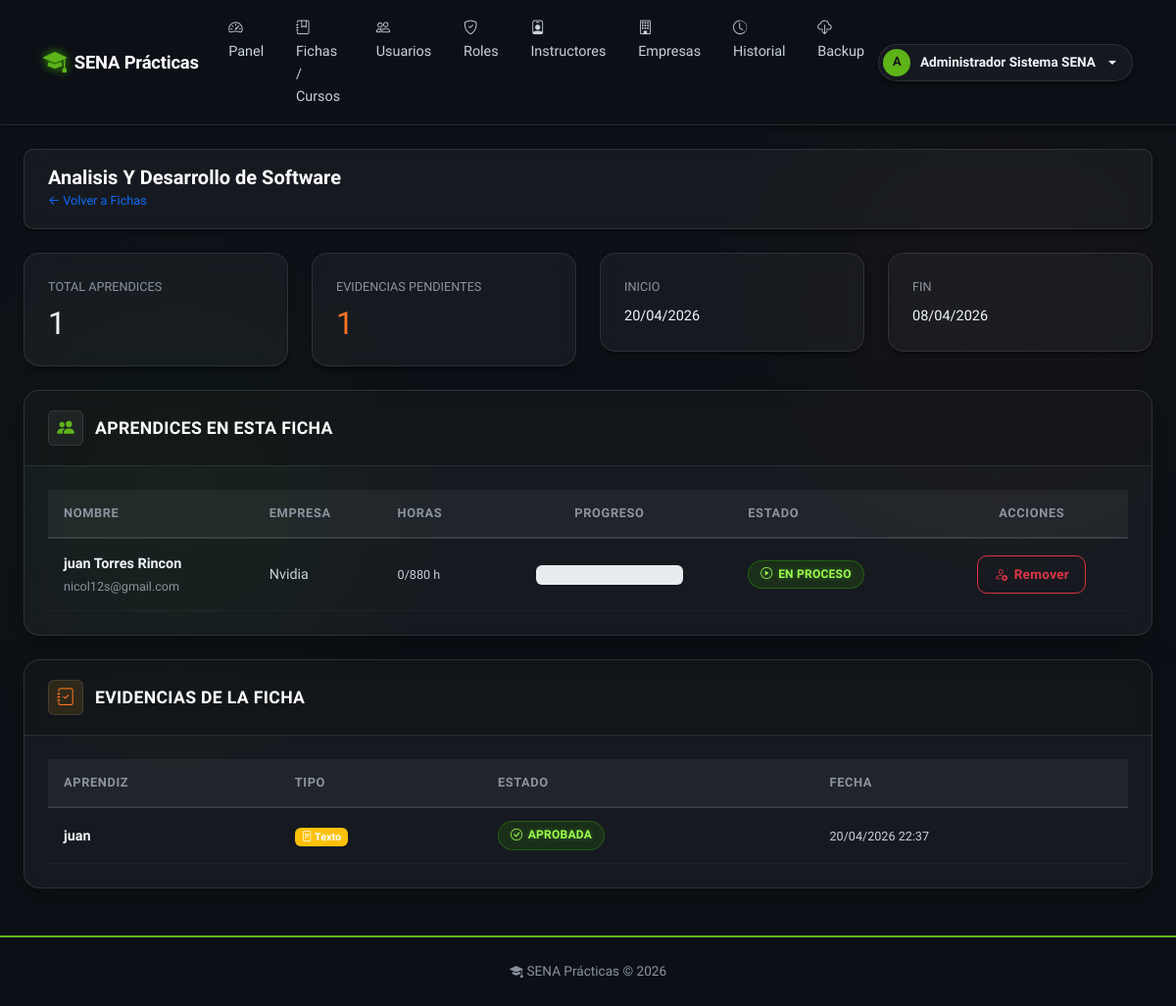
/admin/fichas/1/detalle (signed in), run on an earlier commit of the app's database.
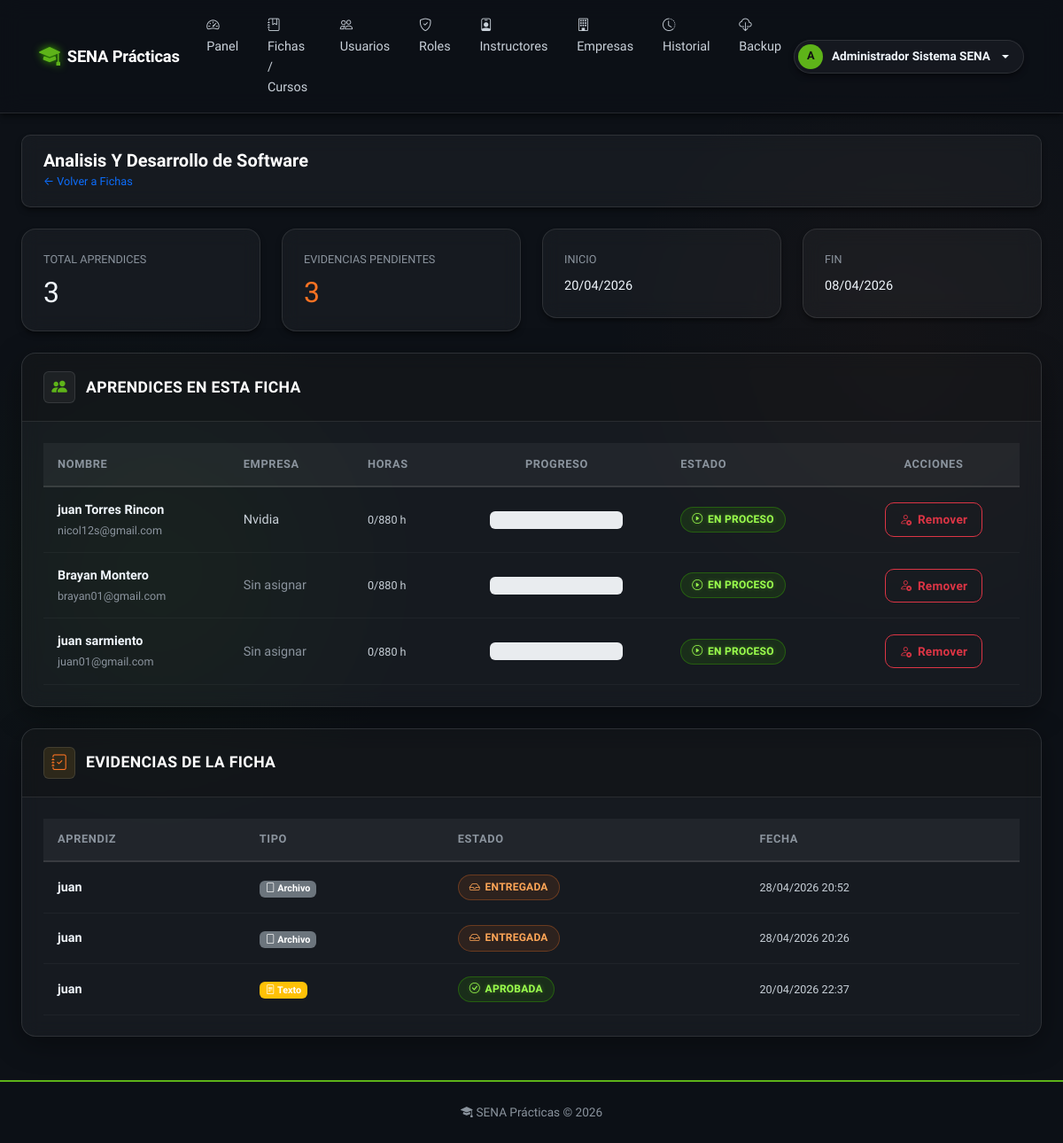
And on a later commit of the database.
### app/models/aprendiz.py (models this page shows)
class Aprendiz(db.Model):
    __tablename__ = 'aprendiz'
    id_aprendiz      = db.Column(db.Integer, primary_key=True)
    id_usuario       = db.Column(db.Integer, db.ForeignKey('usuario.id_usuario'), unique=True, nullable=False)
    id_empresa       = db.Column(db.Integer, db.ForeignKey('empresa.id_empresa'), nullable=True)
    ficha            = db.Column(db.String(30))
    estado_practica  = db.Column(db.String(30), default='En proceso')
    horas_requeridas = db.Column(db.Integer, default=0)
    horas_cumplidas  = db.Column(db.Integer, default=0)
    usuario          = db.relationship('Usuario', back_populates='aprendiz')
    empresa          = db.relationship('Empresa', backref='aprendices')
    cursos           = db.relationship('CursoAprendiz', back_populates='aprendiz')
    evidencias       = db.relationship('Evidencia', back_populates='aprendiz')
    progreso         = db.relationship('ProgresoAprendiz', back_populates='aprendiz')
    backup           = db.relationship('AprendizBackup', back_populates='aprendiz', uselist=False)

### app/models/usuario.py (models this page shows, shortened)
class Usuario(db.Model, UserMixin):
    __tablename__ = 'usuario'
    id_usuario       = db.Column(db.Integer, primary_key=True)
    tipo_documento   = db.Column(db.String(20))
    numero_documento = db.Column(db.String(30))
    nombres          = db.Column(db.String(100), nullable=False)
    apellidos        = db.Column(db.String(100), nullable=False)
    correo           = db.Column(db.String(100), unique=True, nullable=False)
    telefono         = db.Column(db.String(20))
    password_hash    = db.Column(db.String(255), nullable=False)
    estado           = db.Column(db.Boolean, default=True)
    fecha_creacion   = db.Column(db.DateTime, default=lambda: datetime.now(timezone.utc))
    roles            = db.relationship('UsuarioRol', back_populates='usuario')
    instructor       = db.relationship('Instructor', back_populates='usuario', uselist=False)
    aprendiz         = db.relationship('Aprendiz', back_populates='usuario', uselist=False)
    historial        = db.relationship('HistorialCambios', back_populates='usuario')
    notificaciones   = db.relationship('Notificacion', back_populates='usuario')

### app/models/empresa.py (models this page shows)
class Empresa(db.Model):
    __tablename__ = 'empresa'
    id_empresa        = db.Column(db.Integer, primary_key=True)
    nombre            = db.Column(db.String(150), nullable=False)
    nit               = db.Column(db.String(50))
    direccion         = db.Column(db.Text)
    telefono          = db.Column(db.String(20))
    contacto          = db.Column(db.String(100))  # email de contacto
    persona_contacto  = db.Column(db.String(100))  # nombre del encargado
    activa            = db.Column(db.Boolean, default=True)

### app/models/evidencia.py (models this page shows)
class Evidencia(db.Model):
    __tablename__ = 'evidencia'
    id_evidencia   = db.Column(db.Integer, primary_key=True)
    id_aprendiz    = db.Column(db.Integer, db.ForeignKey('aprendiz.id_aprendiz'), nullable=False)
    tipo           = db.Column(db.Enum('archivo', 'enlace', 'texto'), nullable=False)
    contenido      = db.Column(db.Text)
    fecha_entrega  = db.Column(db.DateTime, default=lambda: datetime.now(timezone.utc))
    estado         = db.Column(db.Enum('Entregada', 'Revisada', 'Aprobada', 'No Aprobada'))
    observaciones  = db.Column(db.Text)
    bitacora       = db.Column(db.String(25))
    actas          = db.Column(db.String(25))
    aprendiz       = db.relationship('Aprendiz', back_populates='evidencias')

### app/routes/admin.py (the view)
@bp.route('/fichas/<int:id_curso>/detalle')
@login_required
@role_required('superusuario')
def ficha_detalle(id_curso):
    curso = Curso.query.get_or_404(id_curso)
    aprendices_curso = db.session.query(CursoAprendiz).filter_by(
        id_curso=id_curso).all()
    aprendices_data = []
    for ca in aprendices_curso:
        ap = ca.aprendiz
        pct = 0
        if ap.horas_requeridas:
            pct = round((ap.horas_cumplidas or 0) / ap.horas_requeridas * 100, 1)
        evidencias = Evidencia.query.filter_by(
            id_aprendiz=ap.id_aprendiz).order_by(
            Evidencia.fecha_entrega.desc()).all()
        aprendices_data.append({
            'aprendiz': ap,
            'progreso': pct,
            'horas_cumplidas': ap.horas_cumplidas,
            'horas_requeridas': ap.horas_requeridas,
            'evidencias': evidencias
        })
    return render_template('admin/fichas/detalle.html',
                           curso=curso,
                           aprendices_data=aprendices_data)

### app/utils.py (called while the page is built)
def role_required(*roles):
    def decorator(f):
        @wraps(f)
        def decorated(*args, **kwargs):
            if not current_user.is_authenticated:
                flash('Inicia sesión para continuar.', 'warning')
                return redirect(url_for('auth.login'))
            user_roles = {ur.rol.nombre.lower() for ur in current_user.roles}
            required = {r.lower() for r in roles}
            if not user_roles.intersection(required):
                flash('No tienes permiso para acceder a esa sección.', 'danger')
                return abort(403)
            return f(*args, **kwargs)
        return decorated
    return decorator

### app/templates/admin/fichas/detalle.html (shortened to what the changed rows need)
{% extends 'base.html' %}
{% block content %}
<div class="page-toolbar">
  <div class="d-flex justify-content-between align-items-center">
    <div>
      <h2 class="m-0" style="font-size: 1.25rem; font-weight: 600;">{{ curso.nombre }}</h2>
    </div>
  </div>
</div>
<div class="row g-4 mb-4">
  <div class="col-md-3">
    <div class="lib-card">
      <div class="lib-card-body">
        <div class="text-muted small text-uppercase mb-2">Total Aprendices</div>
        <h3 style="font-size: 2rem; margin: 0;">{{ aprendices_data | length }}</h3>
      </div>
    </div>
  </div>
  <div class="col-md-3">
    <div class="lib-card">
      <div class="lib-card-body">
        <div class="text-muted small text-uppercase mb-2">Evidencias Pendientes</div>
        <h3 style="font-size: 2rem; margin: 0; color: var(--accent-amber);">
          {% set total_ev = namespace(count=0) %}
          {% for item in aprendices_data %}
            {% set total_ev.count = total_ev.count + item.evidencias|length %}
          {% endfor %}
          {{ total_ev.count }}
        </h3>
      </div>
    </div>
  </div>
</div>
<div class="biblioteca-shell mb-4">
  <div class="biblioteca-shell-body">
    {% if aprendices_data %}
    <div class="table-responsive">
      <table class="table table-hover mb-0">
        <thead class="table-light">
          <tr>
            <th>Nombre</th>
            <th>Empresa</th>
            <th>Horas</th>
            <th class="text-center">Progreso</th>
            <th>Estado</th>
            <th class="text-center">Acciones</th>
          </tr>
        </thead>
        <tbody>
          {% for item in aprendices_data %}
          <tr>
            <td>
              <strong>{{ item.aprendiz.usuario.nombres }} {{ item.aprendiz.usuario.apellidos }}</strong>
              <br><small class="text-muted">{{ item.aprendiz.usuario.correo }}</small>
            </td>
            <td>
              {% if item.aprendiz.empresa %}
                {{ item.aprendiz.empresa.nombre }}
              {% else %}
                <span class="text-muted">Sin asignar</span>
              {% endif %}
            </td>
            <td>
              <small>{{ item.horas_cumplidas or 0 }}/{{ item.horas_requeridas or 0 }} h</small>
            </td>
            <td class="text-center">
              <div style="width: 150px; margin: 0 auto;">
                <div class="progress" style="height: 20px;">
                </div>
              </div>
            </td>
            <td>
              {% if item.aprendiz.estado_practica == 'En proceso' %}
                <span class="badge-lib badge-green"><i class="bi bi-play-circle"></i> En proceso</span>
              {% elif item.aprendiz.estado_practica == 'Completado' %}
                <span class="badge-lib badge-blue"><i class="bi bi-check-circle"></i> Completado</span>
              {% else %}
                <span class="badge-lib badge-amber"><i class="bi bi-question-circle"></i> {{ item.aprendiz.estado_practica }}</span>
              {% endif %}
            </td>
            <td class="text-center">
              <form action="{{ url_for('admin.remover_aprendiz_ficha', id_curso=curso.id_curso, id_aprendiz=item.aprendiz.id_aprendiz) }}" method="POST" style="display:inline;" onsubmit="return confirm('¿Seguro que deseas remover a este aprendiz de la ficha?');">
                <button type="submit" class="btn btn-sm btn-outline-danger" title="Remover de la Ficha">
                  <i class="bi bi-person-x"></i> Remover
                </button>
              </form>
            </td>
          </tr>
          {% endfor %}
        </tbody>
      </table>
    </div>
    {% else %}
    <div class="text-center py-4">
      <p class="text-muted mb-0">No hay aprendices en esta ficha</p>
    </div>
    {% endif %}
  </div>
</div>
<div class="biblioteca-shell">
  <div class="biblioteca-shell-body">
    {% set todas_evidencias = [] %}
    {% for item in aprendices_data %}
      {% for ev in item.evidencias %}
        {% set _ = todas_evidencias.append((ev, item.aprendiz)) %}
      {% endfor %}
    {% endfor %}
    {% if todas_evidencias %}
    <div class="table-responsive">
      <table class="table table-hover mb-0">
        <thead class="table-light">
          <tr>
            <th>Aprendiz</th>
            <th>Tipo</th>
            <th>Estado</th>
            <th>Fecha</th>
          </tr>
        </thead>
        <tbody>
          {% for ev, aprendiz in todas_evidencias | sort(attribute='0.fecha_entrega', reverse=True) %}
          <tr>
            <td>
              <strong>{{ aprendiz.usuario.nombres }}</strong>
            </td>
            <td>
              {% if 'uploads/' in ev.contenido %}
                <span class="badge bg-secondary"><i class="bi bi-file"></i> Archivo</span>
              {% elif ev.contenido.startswith('http') %}
                <span class="badge bg-info"><i class="bi bi-link-45deg"></i> Enlace</span>
              {% else %}
                <span class="badge bg-warning"><i class="bi bi-file-text"></i> Texto</span>
              {% endif %}
            </td>
            <td>
              {% if ev.estado == 'Entregada' %}
                <span class="badge-lib badge-amber"><i class="bi bi-inbox"></i> Entregada</span>
              {% elif ev.estado == 'Aprobada' %}
                <span class="badge-lib badge-green"><i class="bi bi-check-circle"></i> Aprobada</span>
              {% elif ev.estado == 'No Aprobada' %}
                <span class="badge-lib badge-red"><i class="bi bi-x-circle"></i> No Aprobada</span>
              {% else %}
                <span class="badge-lib badge-blue"><i class="bi bi-eye"></i> Revisada</span>
              {% endif %}
            </td>
            <td>
              <small>{{ ev.fecha_entrega.strftime('%d/%m/%Y %H:%M') }}</small>
            </td>
          </tr>
          {% endfor %}
        </tbody>
      </table>
    </div>
    {% else %}
    <div class="text-center py-4">
      <p class="text-muted mb-0">No hay evidencias en esta ficha todavía.</p>
    </div>
    {% endif %}
  </div>
</div>
{% endblock %}

What changed in the data, as far as the page shows it:
added Aprendiz: aprendiz.usuario.nombres "Brayan", aprendiz.usuario.apellidos "Montero", aprendiz.usuario.correo "brayan01@gmail.com", shows "Sin asignar", horas_cumplidas "0", horas_requeridas "880", estado_practica "En proceso" (drawn)
added Aprendiz: aprendiz.usuario.nombres "juan", aprendiz.usuario.apellidos "sarmiento", aprendiz.usuario.correo "juan01@gmail.com", shows "Sin asignar", horas_cumplidas "0", horas_requeridas "880", estado_practica "En proceso" (drawn)
added Evidencia: usuario.nombres "juan", shows "Archivo", estado "Entregada" (drawn), fecha_entrega "28/04/2026 20:52"
added Evidencia: usuario.nombres "juan", shows "Archivo", estado "Entregada" (drawn), fecha_entrega "28/04/2026 20:26"
Also different on the page:
{{ aprendices_data | length }}: "1" → "3"
{{ total_ev.count }}: "1" → "3"
